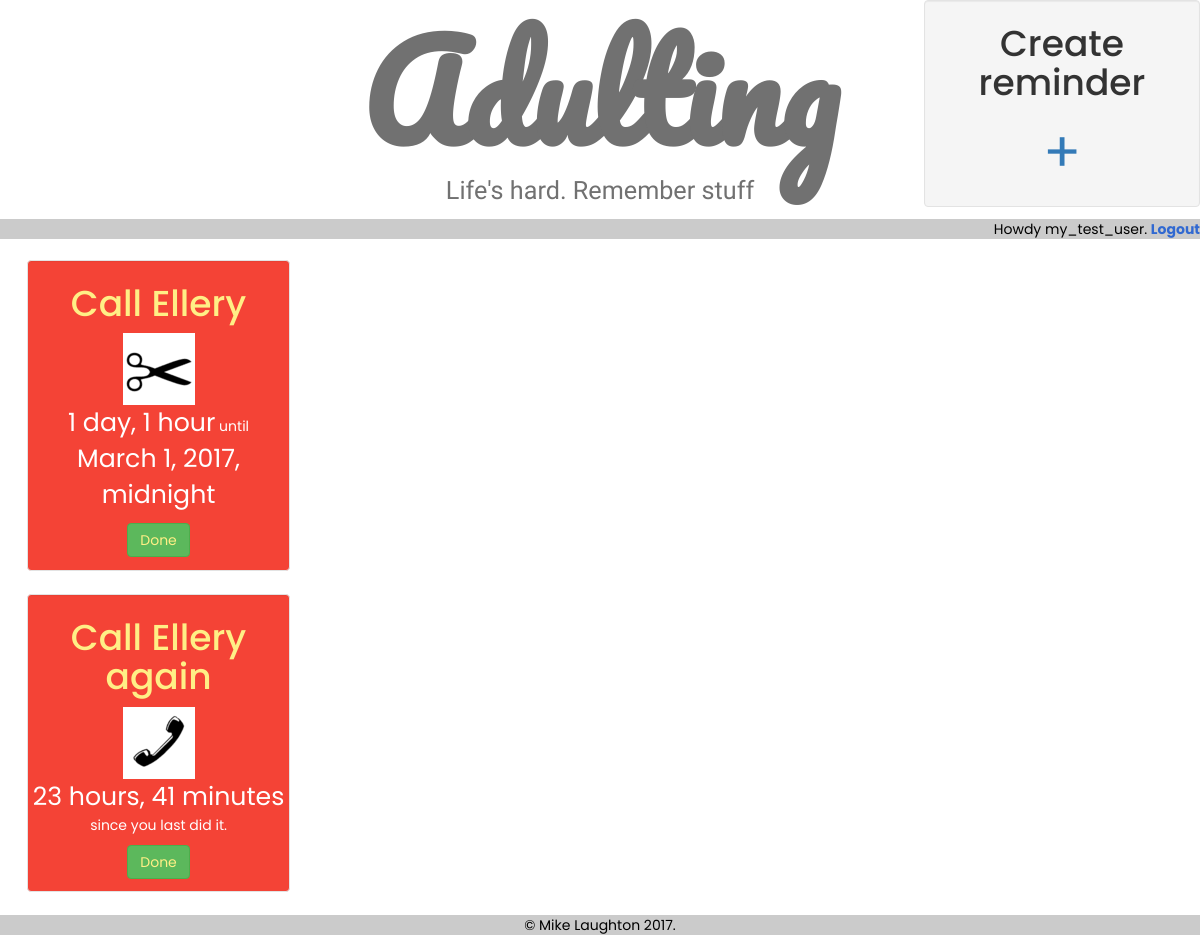
Screenshot of / (signed in) with the database file from the repository.
### reminders/models.py (models this page shows, shortened)
class Task(models.Model):
	user = models.ForeignKey(settings.AUTH_USER_MODEL,on_delete=models.CASCADE,blank=True,null=True)
	label = models.CharField(max_length=200)
	entry_date = models.DateTimeField(_('Date entered'))
	deadline = models.DateTimeField(_('Deadline'),blank=True,null=True)
	icon = models.ForeignKey(Icon,null=True,blank=True)
	is_secret = models.BooleanField(_('Secret?'))
	countdown = models.BooleanField(_('Countdown'),help_text=_('Countdown or countup?'),default=True)
	colour = models.CharField(_('Colour'),choices=COLOUR_CHOICES,default=COLOUR_CHOICES[0][0],max_length=7)
	def last_performed(self):
		return self.performance_set.order_by('-perf_date')[0].perf_date

class Icon(models.Model):
	icon = models.ImageField(upload_to='uploads/%Y/%m/%d/')
	description = models.CharField(_('Description'),blank=True,null=True,max_length=100)
	def __str__(self):
		return self.description

class Performance(models.Model):
	task = models.ForeignKey(Task)
	perf_date = models.DateTimeField(_('Date performed'))

### reminders/views.py (the view)
# urls.py: url(r'^$',views.MasonryView.as_view(),name='index'),
@method_decorator(login_required,name='dispatch')
class MasonryView(generic.ListView):
	template_name = 'reminders/index_masonry.html'
	context_object_name = 'tasks'
	next = reverse_lazy("adulting:index")
	def get_queryset(self):
		return Task.objects.filter(user=self.request.user)

### reminders/templates/reminders/index_masonry.html (shortened to what this page needs)
{% extends "reminders/base_masonry.html" %}
{% load static i18n %}
{% get_media_prefix as media_prefix %}
{% block extra_head %}
		<link rel="stylesheet" href="{% static 'css/task-style.css' %}">
{% endblock %}
{% block content %}
		<div class="grid">
{% for task in tasks %}
			<div class="grid-item">
			<div class="activity-group well task-{{task.colour}}" id="task_{{ task.pk }}">
				<h1 class="activity_title">
					<a href="{% url 'reminders:detail' pk=task.pk %}">{{task.label}}</a>
				</h1>
				<img src="{% get_media_prefix %}/{{task.icon.icon}}" alt="{{task.icon}}">
				<p class="time">
					{% if task.countdown %}
					<time>{{ task.deadline|timeuntil }}</time> <span class="ancillary">{% trans 'until' noop %}</span> <time>{{ task.deadline }}</time>
					{% else %}
						{% if task.last_performed|date|length > 0 %}
						<time>{{ task.last_performed|timesince }}</time> <span class="ancillary">{% trans 'since you last did it' noop %}</span>.
						{% else %}
						{% trans 'Not yet performed' noop %}.
						{% endif %}
					{% endif %}
				</p>
				<p><a href="{% url 'reminders:perform' task_id=task.pk %}" class="btn btn-success">Done</a></p>
			</div>
			</div>
{% endfor %}
			<div class="stamp">
				<div class="activity-group well task-create">
					<h1>{% trans 'Create reminder' %}</h1>
					<p style="font-size:400%;"><a href="{% url 'reminders:create' %}">+</a></p>
				</div>
			</div>
		</div>
{% endblock %}

### reminders/templates/reminders/base_masonry.html (shortened to what this page needs)
{% load static i18n %}
<!DOCTYPE>
<html>
	<head>
<link rel="stylesheet" href="https://maxcdn.bootstrapcdn.com/bootstrap/3.3.7/css/bootstrap.min.css">
		<link rel="stylesheet" href="{% static 'css/base.css' %}">
		{% block extra_head %}{% endblock %}
	</head>
	<body>
	<header>
		<h1 id="site_title"><a href="{% url 'reminders:index' %}">Adulting</a></h1>
		<p id="strapline">Life's hard. Remember stuff</p>
		<nav id="user-options">
		{%if user.is_authenticated %}
		<p>Howdy {{user.username}}. <a href="{% url 'logout' %}">Logout</a></p>
		{% else %}
		<p><a href="{% url 'reminders:register' %}">{% trans 'Register' noop %}</a></p>
		{% endif %}
		</nav>
	</header>
	<section id="main" class="container-fluid">
		{% block content %}{% endblock %}
	</section>
	<footer>
		&copy; Mike Laughton 2017.
	</footer>
	</body>
</html>

### static/css/base.css (style rules this page uses)
body { font-family: Poppins; }
header { //background-color: teal; color: #717171; text-align:center; }
header h1#site_title a { color: #717171; font-family: 'Pacifico'; font-weight: boldest; }
@media screen and (min-width: 1024px) { header h1#site_title a { font-size: 360%; } }
@media screen and (min-width: 1024px) { header p#strapline { font-size: 180%; } }
header p#strapline { font-family: Mada; }
header a { color: #CCA214; font-weight: bold; }
header nav#user-options, footer { //blue contrast teal: background-color: #07648D; //grayish: background-color: #3169D1; background-color: #CBCBCB; color:black; }
header nav#user-options { text-align:right; }
header nav#user-options a { color: #3169D1; }
p>time { font-size:180%; }
.activity-group { text-align:center; }
footer { //background-color: #07648D; color:black; text-align:center; }

### static/css/task-style.css (style rules this page uses)
.grid { max-width: 98%; margin: 1% auto; }
.grid-item, .stamp { margin-bottom: 2%; }
.stamp { position:absolute; right:0%; top:0%; }
@media screen and (min-width: 1025px) { .grid-item, .stamp { width: calc(25% - 2%); } }
.activity-group { //squish that padding in there box-sizing: border-box; padding: 1%; }
.task-red { background-color: #F44336; color: white; }
.task-red a { color: #FFEF86; }

### rows the page displays
Task: label "Call Ellery", icon.icon (picture), deadline "1 day, 1 hour", deadline "March 1, 2017, midnight"
Task: label "Call Ellery again", icon.icon (picture), last_performed "23 hours, 41 minutes"

### other values shown
{{ user.username }} "my_test_user"
